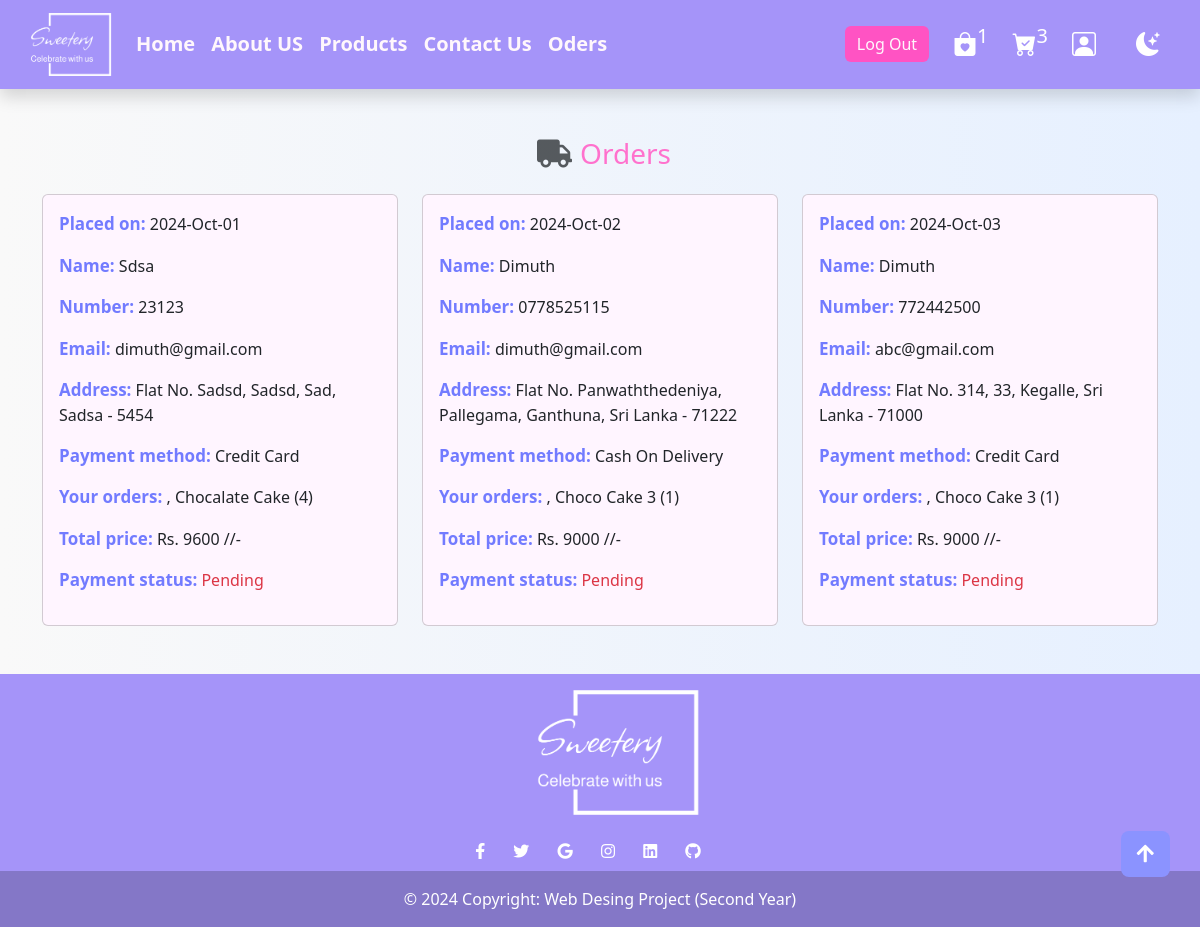
Screenshot of /oders.php (signed in) with the database file from the repository.
### tables this page shows
CREATE TABLE `orders` (
  `id` int NOT NULL AUTO_INCREMENT,
  `user_id` int NOT NULL,
  `name` varchar(100) NOT NULL,
  `number` varchar(100) NOT NULL,
  `email` varchar(100) NOT NULL,
  `method` varchar(100) NOT NULL,
  `address` varchar(100) NOT NULL,
  `total_products` varchar(150) NOT NULL,
  `total_price` int NOT NULL,
  `placed_on` varchar(100) NOT NULL,
  `payment_status` varchar(100) NOT NULL DEFAULT 'Pending',
  PRIMARY KEY (`id`)
);

### oders.php (the view, shortened to what this page needs)
<?php
@include './includes/db.php';
$user_id = $_SESSION['user_id'];
?>
<!DOCTYPE html>
<html lang="en">
<head>
   <link rel="stylesheet" href="./css//nav.css">
    <link rel="stylesheet" href="./css/darkmode.css">
    <link rel="stylesheet" href="./css/navigation.css">
    <link rel="stylesheet" href="./css/footer.css">
    <link rel="stylesheet" href="./css/user_profile.css">
    <link rel="stylesheet" href="./css/oders.css">
    <link href="https://cdn.jsdelivr.net/npm/bootstrap@5.3.3/dist/css/bootstrap.min.css" rel="stylesheet">
    <link rel="stylesheet" href="https://cdn.jsdelivr.net/npm/bootstrap-icons@1.11.3/font/bootstrap-icons.min.css">
    <link rel="stylesheet" href="https://cdnjs.cloudflare.com/ajax/libs/font-awesome/5.15.4/css/all.min.css">
   <link href="https://cdn.jsdelivr.net/npm/bootstrap@5.3.3/dist/css/bootstrap.min.css" rel="stylesheet">
</head>
<body class="d-flex flex-column min-vh-100">
<?php @include './includes/nav.php'; ?>
   <button id="scrollBtn" class="btn btn-lg btn-secondary d-none d-md-block scroll-btn">
    <i id="scrollIcon" class="scrollIcon"></i>
  </button>
<section class="container text-center mt-5 heading">
    <h3 class="text-center mb-4"><i class="fa fa-truck text-muted fs-3 mx-2" aria-hidden="true"></i></i>Orders</h3>
</section>
<section class="container oder_form">
    <div class="row g-4">
    <?php
        $select_orders = mysqli_query($conn, "SELECT * FROM `orders` WHERE user_id = '$user_id'") or die('query failed');
        if(mysqli_num_rows($select_orders) > 0){
            while($fetch_orders = mysqli_fetch_assoc($select_orders)){
    ?>
    <div class="col-12 col-md-6 col-lg-4 form_box mb-5">
        <div class="card h-100">
            <div class="card-body">
                <p> <strong>Placed on:</strong> <span><?php echo $fetch_orders['placed_on']; ?></span> </p>
                <p> <strong>Name:</strong> <span><?php echo $fetch_orders['name']; ?></span> </p>
                <p> <strong>Number:</strong> <span><?php echo $fetch_orders['number']; ?></span> </p>
                <p> <strong>Email:</strong> <span class="email"><?php echo $fetch_orders['email']; ?></span> </p>
                <p> <strong>Address:</strong> <span><?php echo $fetch_orders['address']; ?></span> </p>
                <p> <strong>Payment method:</strong> <span><?php echo $fetch_orders['method']; ?></span> </p>
                <p> <strong>Your orders:</strong> <span><?php echo $fetch_orders['total_products']; ?></span> </p>
                <p> <strong>Total price:</strong> <span>Rs. <?php echo $fetch_orders['total_price']; ?> //-</span> </p>
                <p> <strong>Payment status:</strong>
                   <span class="text-danger">
                       <?php echo $fetch_orders['payment_status']; ?>
                   </span>
                </p>
            </div>
        </div>
    </div>
    <?php
        }
    }else{
        echo '<p class="text-center">No orders placed yet!</p>';
    }
    ?>
    </div>
</section>
<?php @include './includes/footer.php'; ?>
</body>
</html>

### css/navigation.css (style rules this page uses)
.scroll-btn { position: fixed; bottom: 50px; right: 30px; z-index: 100; font-size: 20px; background-color: #8B93FF !important; border: none !important; }
.animate-icon { animation: fadeIn 0.5s ease-in-out, rotateIcon 0.5s ease-in-out; }

### css/oders.css (style rules this page uses)
* { list-style-type: none; }
body { background: linear-gradient(to right, #f9f9f9, #e6f0ff); }
.heading h3 { color: #FF71CD; }
.oder_form .form_box .card { background-color: #fff5ff; }
.oder_form .form_box p strong { color: #727bff; font-size: 17px; }
.oder_form .form_box p span { text-transform: capitalize; }
.oder_form .form_box p .email { text-transform: none; }

### rows the page displays
orders: placed_on "2024-Oct-01", name "Sdsa", number "23123", email "dimuth@gmail.com", address "Flat No. Sadsd, Sadsd, Sad, Sadsa - 5454", method "Credit Card", total_products ", Chocalate Cake (4)", total_price "9600", payment_status "Pending"
orders: placed_on "2024-Oct-02", name "Dimuth", number "0778525115", email "dimuth@gmail.com", address "Flat No. Panwaththedeniya, Pallegama, Ganthuna, Sri Lanka - 71222", method "Cash On Delivery", total_products ", Choco Cake 3 (1)", total_price "9000", payment_status "Pending"
orders: placed_on "2024-Oct-03", name "Dimuth", number "772442500", email "abc@gmail.com", address "Flat No. 314, 33, Kegalle, Sri Lanka - 71000", method "Credit Card", total_products ", Choco Cake 3 (1)", total_price "9000", payment_status "Pending"

### other values shown
$wishlist_num_rows "1"
$cart_num_rows "3"
